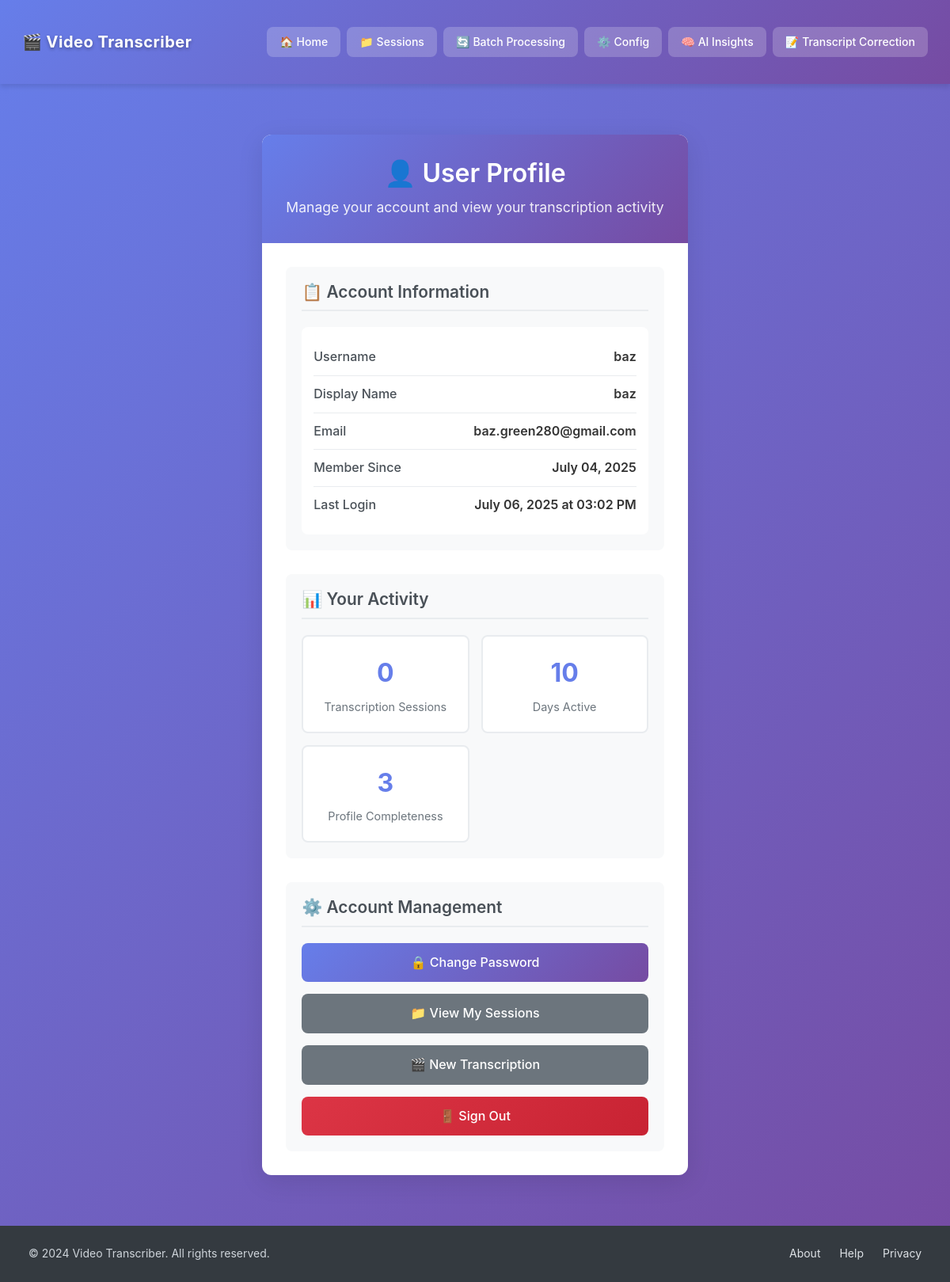
Before: /auth/profile (signed in) with the older database file.
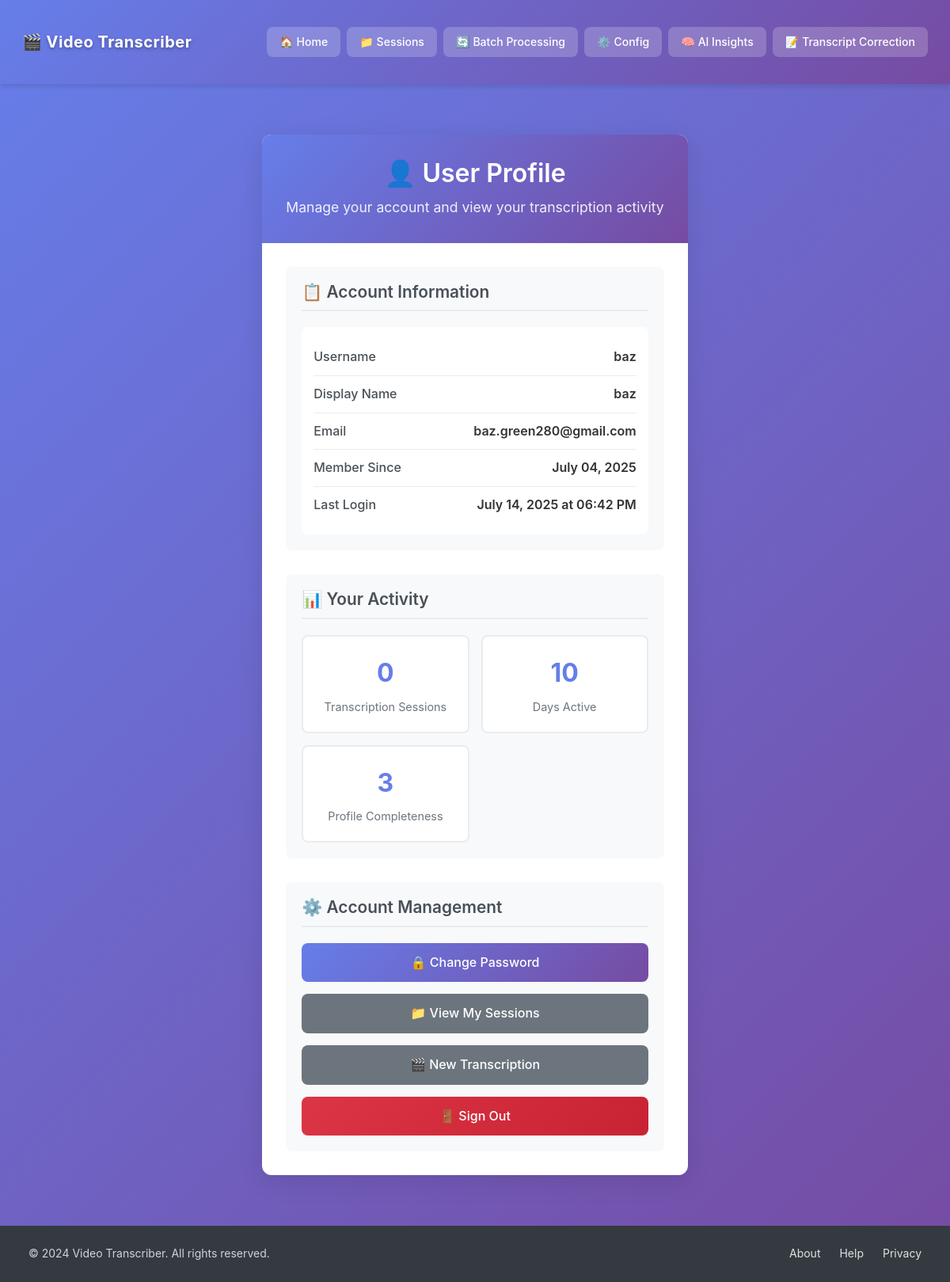
After: the same page with the newer database file.
### src/models/auth.py (models this page shows, shortened)
class User(UserMixin, BaseModel):  # type: ignore
    __tablename__ = "users"
    id = db.Column(db.Integer, primary_key=True)
    username = db.Column(db.String(80), unique=True, nullable=False, index=True)
    email = db.Column(db.String(120), unique=True, nullable=False, index=True)
    password_hash = db.Column(db.String(255), nullable=False)
    display_name = db.Column(db.String(100), nullable=True)
    is_active = db.Column(db.Boolean, default=True, nullable=False)
    created_at = db.Column(db.DateTime, default=datetime.utcnow, nullable=False)
    last_login = db.Column(db.DateTime, nullable=True)
    sessions = db.relationship("UserSession", back_populates="user", lazy="dynamic")
    def get_session_count(self) -> int:
        return self.sessions.count()

### src/routes/auth.py (the view, shortened to what this page needs)
@auth_bp.route("/profile", methods=["GET", "POST"])
@login_required
def profile():
    profile_form = ProfileForm(
        original_email=current_user.email,
        display_name=current_user.display_name,
        email=current_user.email,
    )
    password_form = PasswordChangeForm()
    session_count = current_user.get_session_count()
    return render_template(
        "auth/profile.html",
        profile_form=profile_form,
        password_form=password_form,
        session_count=session_count,
    )

### data/templates/auth/profile.html (shortened to what this page needs)
{% extends "base.html" %}
{% block body_class %}layout-centered-with-header{% endblock %}
{% set show_header = true %}
{% block content %}
<div class="profile-container">
    <div class="profile-header">
        <h1>👤 User Profile</h1>
        <p>Manage your account and view your transcription activity</p>
    </div>
    <div class="profile-content">
        <div class="profile-sections">
            <div class="profile-section">
                <h2>📋 Account Information</h2>
                <div class="profile-info">
                    <div class="info-item">
                        <span class="info-label">Username</span>
                        <span class="info-value">{{ current_user.username }}</span>
                    </div>
                    <div class="info-item">
                        <span class="info-label">Display Name</span>
                        <span class="info-value">{{ current_user.display_name or current_user.username }}</span>
                    </div>
                    <div class="info-item">
                        <span class="info-label">Email</span>
                        <span class="info-value">{{ current_user.email }}</span>
                    </div>
                    <div class="info-item">
                        <span class="info-label">Member Since</span>
                        <span class="info-value">{{ current_user.created_at.strftime('%B %d, %Y') }}</span>
                    </div>
                    {% if current_user.last_login %}
                    <div class="info-item">
                        <span class="info-label">Last Login</span>
                        <span class="info-value">{{ current_user.last_login.strftime('%B %d, %Y at %I:%M %p') }}</span>
                    </div>
                    {% endif %}
                </div>
            </div>
            <div class="profile-section">
                <h2>📊 Your Activity</h2>
                <div class="stats-grid">
                    <div class="stat-card">
                        <div class="stat-number">{{ session_count or 0 }}</div>
                        <div class="stat-label">Transcription Sessions</div>
                    </div>
                    <div class="stat-card">
                        <div class="stat-number">{{ ((current_user.created_at | string).split()[0] | length) or 0 }}</div>
                        <div class="stat-label">Days Active</div>
                    </div>
                    <div class="stat-card">
                        <div class="stat-number">{{ current_user.display_name | length }}</div>
                        <div class="stat-label">Profile Completeness</div>
                    </div>
                </div>
            </div>
            <div class="profile-section">
                <h2>⚙️ Account Management</h2>
                <div class="actions-section">
                    <a href="{{ url_for('auth.change_password') }}" class="action-button">
                        🔒 Change Password
                    </a>
                    <a href="{{ url_for('main.sessions') }}" class="action-button secondary">
                        📁 View My Sessions
                    </a>
                    <a href="{{ url_for('main.index') }}" class="action-button secondary">
                        🎬 New Transcription
                    </a>
                    <a href="{{ url_for('auth.logout') }}" class="action-button danger">
                        🚪 Sign Out
                    </a>
                </div>
            </div>
        </div>
    </div>
</div>
{% endblock %}

### data/templates/base.html (shortened to what this page needs)
<!DOCTYPE html>
<html lang="en">
<head>
    <link href="https://cdn.jsdelivr.net/npm/bootstrap@5.1.3/dist/css/bootstrap.min.css" rel="stylesheet">
    <link rel="stylesheet" href="https://cdnjs.cloudflare.com/ajax/libs/font-awesome/6.0.0/css/all.min.css">
    <link rel="stylesheet" href="{{ url_for('static', filename='css/app.css') }}">
    <link rel="stylesheet" href="{{ url_for('static', filename='css/pwa.css') }}">
    <link rel="stylesheet" href="{{ url_for('static', filename='css/camera-voice.css') }}">
    <link rel="stylesheet" href="{{ url_for('static', filename='css/mobile-ui.css') }}">
</head>
<body class="{% block body_class %}{% endblock %}">
    {% block header %}
    {% if show_header %}
    <header class="main-header">
        <div class="container-fluid">
            <nav class="navbar">
                <a href="{{ url_for('main.index') }}" class="navbar-brand">
                    <span class="brand-icon">🎬</span>
                    <span class="brand-text">Video Transcriber</span>
                </a>
                <div class="nav-buttons">
                    <a href="{{ url_for('main.index') }}" class="nav-btn">
                        <span>🏠</span> Home
                    </a>
                    <a href="{{ url_for('main.sessions') }}" class="nav-btn">
                        <span>📁</span> Sessions
                    </a>
                    <a href="{{ url_for('main.batch') }}" class="nav-btn">
                        <span>🔄</span> Batch Processing
                    </a>
                    <a href="{{ url_for('main.config_page') }}" class="nav-btn">
                        <span>⚙️</span> Config
                    </a>
                    <a href="{{ url_for('main.ai_insights') }}" class="nav-btn">
                        <span>🧠</span> AI Insights
                    </a>
                    <a href="{{ url_for('correction.transcript_correction_page') }}" class="nav-btn">
                        <span>📝</span> Transcript Correction
                    </a>
                </div>
            </nav>
        </div>
    </header>
    {% endif %}
    {% endblock %}
    <main class="{% block main_class %}main-content{% endblock %}">
        {% block content %}{% endblock %}
    </main>
    {% block footer %}
    <footer class="main-footer">
        <div class="container-fluid">
            <div class="footer-content">
                <p>&copy; 2024 Video Transcriber. All rights reserved.</p>
                <div class="footer-links">
                    <a href="#" class="footer-link">About</a>
                    <a href="#" class="footer-link">Help</a>
                    <a href="#" class="footer-link">Privacy</a>
                </div>
            </div>
        </div>
    </footer>
    {% endblock %}
</body>
</html>

### data/static/css/app.css (style rules this page uses)
:root { --primary-color: #667eea; --primary-dark: #764ba2; --secondary-color: #00b894; --danger-color: #e74c3c; --warning-color: #f39c12; --info-color: #3498db; --success-color: #00b894; --gradient-primary: linear-gradient(135deg, #667eea 0%, #764ba2 100%); --gradient-success: linear-gradient(135deg, #00b894 0%, #00cec9 100%); --gradient-bg: linear-gradient(135deg, #667eea 0%, #764ba2 100%); --white: #ffffff; --gray-50: #f8f9fa; --gray-100: #f1f3f4; --gray-200: #e9ecef; --gray-300: #dee2e6; --gray-400: #ced4da; --gray-500: #adb5bd; --gray-600: #6c757d; --gray-700: #495057; --gray-800: #343a40; --gray-900: #212529; --dark: #333333; --font-family: -apple-system, BlinkMacSystemFont, 'Segoe UI', Roboto, Oxygen, Ubuntu, Cantarell, sans-serif; --font-size-xs: 0.75rem; --font-size-sm: 0.875rem; --font-size-base: 1rem; --font-size-lg: 1.125rem; --font-size-xl: 1.25rem; --font-size-2xl: 1.5rem; --font-size-3xl: 1.875rem; --font-size-4xl: 2.25rem; --spacing-xs: 0.25rem; --spacing-sm: 0.5rem; --spacing-md: 1rem; --spacing-lg: 1.5rem; --spacing-xl: 2rem; --spacing-2xl: 3rem; --spacing-3xl: 4rem; --radius-sm: 4px; --radius-md: 8px; --radius-lg: 12px; --radius-xl: 20px; --radius-full: 9999px; --shadow-sm: 0 1px 2px rgba(0, 0, 0, 0.05); --shadow-md: 0 4px 6px rgba(0, 0, 0, 0.1); --shadow-lg: 0 10px 15px rgba(0, 0, 0, 0.1); --shadow-xl: 0 20px 25px rgba(0, 0, 0, 0.1); --shadow-2xl: 0 25px 50px rgba(0, 0, 0, 0.25); --transition-fast: 0.15s ease; --transition-base: 0.3s ease; --transition-slow: 0.5s ease; --z-dropdown: 1000; --z-sticky: 1020; --z-fixed: 1030; --z-modal: 1040; --z-popover: 1050; --z-tooltip: 1060; }
* { margin: 0; padding: 0; box-sizing: border-box; }
html { font-size: 16px; scroll-behavior: smooth; }
body { font-family: var(--font-family); font-size: var(--font-size-base); line-height: 1.6; color: var(--dark); background: var(--gray-50); -webkit-font-smoothing: antialiased; -moz-osx-font-smoothing: grayscale; display: flex; flex-direction: column; min-height: 100vh; }
.layout-centered-with-header { background: var(--gradient-bg); min-height: 100vh; padding-top: 0; }
.layout-centered-with-header main { display: flex; align-items: center; justify-content: center; min-height: calc(100vh - 120px); padding: var(--spacing-lg); }
.nav-buttons, .nav-links { display: flex; gap: var(--spacing-sm); flex-wrap: wrap; }
.nav-btn, .nav-link { background: rgba(255, 255, 255, 0.2); color: var(--white); padding: var(--spacing-sm) var(--spacing-md); border: none; border-radius: var(--radius-md); text-decoration: none; font-size: var(--font-size-sm); font-weight: 500; cursor: pointer; transition: var(--transition-base); display: flex; align-items: center; gap: var(--spacing-xs); white-space: nowrap; }
h1, h2, h3, h4, h5, h6 { font-weight: 600; line-height: 1.2; margin-bottom: var(--spacing-md); }
.main-header { position: relative; z-index: var(--z-fixed); background: var(--gradient-primary); color: var(--white); padding: var(--spacing-lg) 0; box-shadow: var(--shadow-md); }
.main-header .navbar { position: relative; z-index: var(--z-fixed); }
.brand-text { color: var(--white) !important; font-weight: 700 !important; font-size: var(--font-size-xl) !important; text-decoration: none !important; text-shadow: 0 2px 4px rgba(0, 0, 0, 0.3); transition: var(--transition-base); letter-spacing: 0.5px; }
.navbar-brand { text-decoration: none !important; }
.main-footer { background: var(--gray-800); color: var(--gray-300); padding: var(--spacing-lg) 0; margin-top: auto; position: relative; z-index: 1; }
.footer-content { max-width: 1200px; margin: 0 auto; padding: 0 var(--spacing-lg); display: flex; justify-content: space-between; align-items: center; flex-wrap: wrap; gap: var(--spacing-md); }
.footer-content p { margin: 0; font-size: var(--font-size-sm); color: var(--gray-400); }
.footer-links { display: flex; gap: var(--spacing-lg); align-items: center; }
.footer-link { color: var(--gray-300); text-decoration: none; font-size: var(--font-size-sm); transition: var(--transition-base); }

Changed rows visible on the page:
changed User "baz": last_login "July 06, 2025 at 03:02 PM" → "July 14, 2025 at 06:42 PM"
